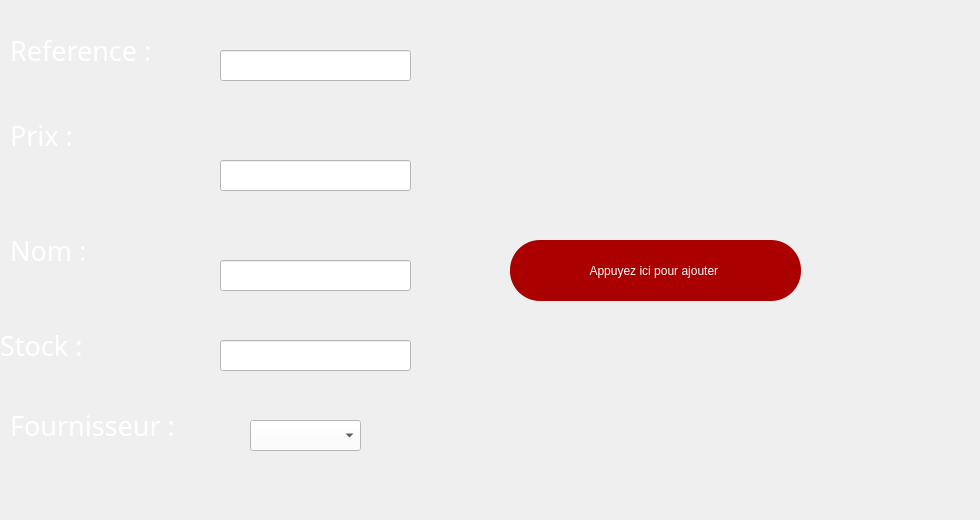
     <widget class="QWidget" name="AJOuter">
      <attribute name="title">
       <string>Ajouter</string>
      </attribute>
      <widget class="QPushButton" name="ajout">
       <property name="geometry">
        <rect>
         <x>510</x>
         <y>240</y>
         <width>291</width>
         <height>61</height>
        </rect>
       </property>
       <property name="styleSheet">
        <string notr="true">font: 16pt &quot;MS Shell Dlg 2&quot;;
color: rgb(255, 255, 255);
border-radius: 30px;
background-color: rgb(170, 0, 0);</string>
       </property>
       <property name="text">
        <string>Appuyez ici pour ajouter </string>
       </property>
       <property name="icon">
        <iconset resource="rs.qrc">
         <normaloff>:/img/rs/add.png</normaloff>:/img/rs/add.png</iconset>
       </property>
       <property name="iconSize">
        <size>
         <width>50</width>
         <height>50</height>
        </size>
       </property>
      </widget>
      <widget class="QLineEdit" name="lineEdit_ref">
       <property name="geometry">
        <rect>
         <x>220</x>
         <y>50</y>
         <width>191</width>
         <height>31</height>
        </rect>
       </property>
       <property name="styleSheet">
        <string notr="true">font: italic 22pt &quot;High Tower Text&quot;;
background-color: rgb(255, 255, 255);
background-color: rgb(255, 255, 255);</string>
       </property>
      </widget>
      <widget class="QLabel" name="label_4">
       <property name="geometry">
        <rect>
         <x>0</x>
         <y>290</y>
         <width>201</width>
         <height>111</height>
        </rect>
       </property>
       <property name="font">
        <font>
         <family>MV Boli</family>
         <pointsize>20</pointsize>
         <weight>50</weight>
         <italic>false</italic>
         <bold>false</bold>
        </font>
       </property>
       <property name="styleSheet">
        <string notr="true">color: rgb(255, 255, 255);</string>
       </property>
       <property name="text">
        <string>Stock :</string>
       </property>
      </widget>
      <widget class="QLabel" name="label_2">
       <property name="geometry">
        <rect>
         <x>10</x>
         <y>20</y>
         <width>171</width>
         <height>61</height>
        </rect>
       </property>
       <property name="font">
        <font>
         <family>MV Boli</family>
         <pointsize>20</pointsize>
         <weight>50</weight>
         <italic>false</italic>
         <bold>false</bold>
        </font>
       </property>
       <property name="styleSheet">
        <string notr="true">color: rgb(255, 255, 255);</string>
       </property>
       <property name="text">
        <string>Reference :</string>
       </property>
      </widget>
      <widget class="QLabel" name="label_14">
       <property name="geometry">
        <rect>
         <x>10</x>
         <y>370</y>
         <width>201</width>
         <height>111</height>
        </rect>
       </property>
       <property name="font">
        <font>
         <family>MV Boli</family>
         <pointsize>20</pointsize>
         <weight>50</weight>
         <italic>false</italic>
         <bold>false</bold>
        </font>
       </property>
       <property name="styleSheet">
        <string notr="true">color: rgb(255, 255, 255);</string>
       </property>
       <property name="text">
        <string>Fournisseur :</string>
       </property>
      </widget>
      <widget class="QLineEdit" name="lineEdit_prix">
       <property name="geometry">
        <rect>
         <x>220</x>
         <y>160</y>
         <width>191</width>
         <height>31</height>
        </rect>
       </property>
       <property name="styleSheet">
        <string notr="true">font: italic 22pt &quot;High Tower Text&quot;;
background-color: rgb(255, 255, 255);</string>
       </property>
      </widget>
      <widget class="QLabel" name="label_5">
       <property name="geometry">
        <rect>
         <x>10</x>
         <y>100</y>
         <width>171</width>
         <height>71</height>
        </rect>
       </property>
       <property name="font">
        <font>
         <family>MV Boli</family>
         <pointsize>20</pointsize>
         <weight>50</weight>
         <italic>false</italic>
         <bold>false</bold>
        </font>
       </property>
       <property name="styleSheet">
        <string notr="true">color: rgb(255, 255, 255);</string>
       </property>
       <property name="text">
        <string>Prix :</string>
       </property>
      </widget>
      <widget class="QLabel" name="label_3">
       <property name="geometry">
        <rect>
         <x>10</x>
         <y>210</y>
         <width>151</width>
         <height>81</height>
        </rect>
       </property>
       <property name="font">
        <font>
         <family>MV Boli</family>
         <pointsize>20</pointsize>
         <weight>50</weight>
         <italic>false</italic>
         <bold>false</bold>
        </font>
       </property>
       <property name="styleSheet">
        <string notr="true">color: rgb(255, 255, 255);
</string>
       </property>
       <property name="text">
        <string>Nom :</string>
       </property>
      </widget>
      <widget class="QLineEdit" name="lineEdit_nom">
       <property name="geometry">
        <rect>
         <x>220</x>
         <y>260</y>
         <width>191</width>
         <height>31</height>
        </rect>
       </property>
       <property name="styleSheet">
        <string notr="true">font: italic 22pt &quot;High Tower Text&quot;;
background-color: rgb(255, 255, 255);</string>
       </property>
      </widget>
      <widget class="QLineEdit" name="lineEdit_stock">
       <property name="geometry">
        <rect>
         <x>220</x>
         <y>340</y>
         <width>191</width>
         <height>31</height>
        </rect>
       </property>
       <property name="styleSheet">
        <string notr="true">font: italic 22pt &quot;High Tower Text&quot;;
background-color: rgb(255, 255, 255);</string>
       </property>
      </widget>
      <widget class="QComboBox" name="comboBox_2">
       <property name="geometry">
        <rect>
         <x>250</x>
         <y>420</y>
         <width>111</width>
         <height>31</height>
        </rect>
       </property>
       <property name="styleSheet">
        <string notr="true">background-color: rgb(255, 255, 255);
font: 8pt &quot;MS Shell Dlg 2&quot;;</string>
       </property>
      </widget>
      <widget class="QLabel" name="label_6">
       <property name="geometry">
        <rect>
         <x>0</x>
         <y>0</y>
         <width>971</width>
         <height>511</height>
        </rect>
       </property>
       <property name="styleSheet">
        <string notr="true">background-image: url(:/img/rs/ajoutempback.jpg);</string>
       </property>
       <property name="text">
        <string/>
       </property>
      </widget>
      <zorder>label_6</zorder>
      <zorder>ajout</zorder>
      <zorder>lineEdit_ref</zorder>
      <zorder>label_4</zorder>
      <zorder>label_2</zorder>
      <zorder>label_14</zorder>
      <zorder>lineEdit_prix</zorder>
      <zorder>label_5</zorder>
      <zorder>label_3</zorder>
      <zorder>lineEdit_nom</zorder>
      <zorder>lineEdit_stock</zorder>
      <zorder>comboBox_2</zorder>
     </widget>
